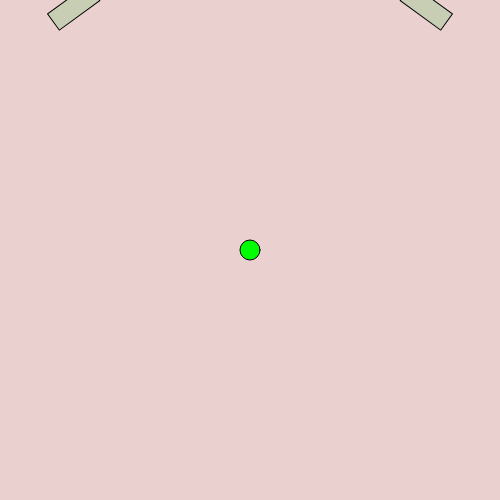
Frame 1 (no input)
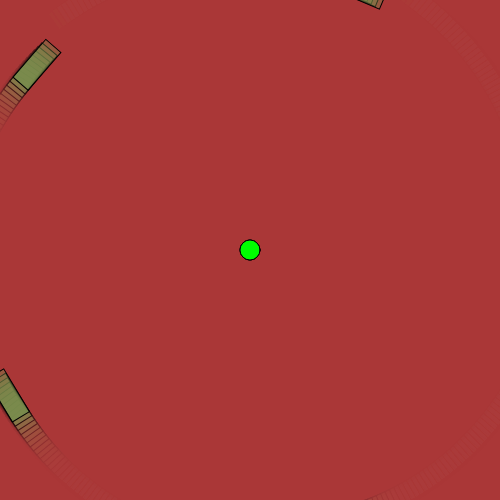
Frame 60 (no input)
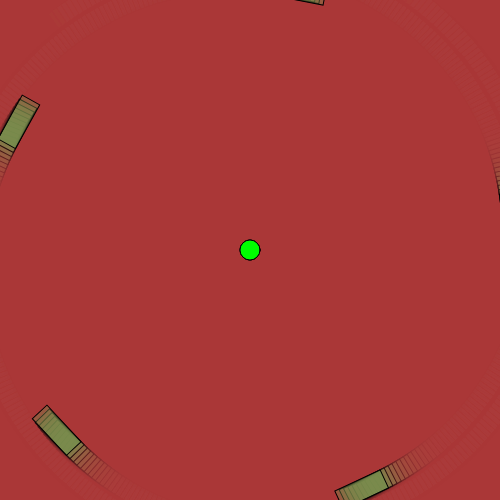
Frame 120 (the mouse pressed at the canvas centre since frame 60)

The p5.js sketch that drew these frames (run headless with seeded random() and noise() and a simulated clock; from frame 60 on, the mouse is pressed at the canvas centre):

// p5.js sketch
// ── sketch.js
function setup() {
  createCanvas(500,500);
 angleMode(DEGREES)
 /*tab[0]= new rec(0);
 tab[1]= new rec(180);
 tab[2]= new rec(270);
 tab[3]= new rec(90);*/
for(let i=0;i<5;i++){
  tab[i]=new przeszkoda_k(72*i)
}
 /*tab[0]= new przeszkoda_k(0);
 tab[1]= new przeszkoda_k(30);
 tab[2]= new przeszkoda_k(60);
 tab[3]= new przeszkoda_k(90);
 tab[4]= new przeszkoda_k(120);
 tab[5]= new przeszkoda_k(150);
 tab[6]= new przeszkoda_k(180);*/
 //tab[3]= new rec(90);
}
//let a=0
//let y=200
let tab=[]
function draw() {
  //clear()
  background(170, 57, 57,60);
  ty()
for(i of tab){
  i.drawa()
}
/*ush()
rectMode(CENTER)
translate(250,250)
rotate(0)
rect(0,y,100,20)
a++
y-=0.5
pop()*/
}
let q
function przeszkoda_k(a){
this.y=300
this.a=a
this.state=2
this.pa=a
this.drawa= function(){
  //console.log(this.pa)
  if(this.state!=0){
  push()
  rectMode(CENTER)
  translate(width/2,height/2)
  rotate(this.a)
  fill(80,200,90,60)
  rect(0,this.y,50,20)
  this.y-=0.3
 
  //console.log(this.y)
  pop()
if(this.state==2 ){
  this.a++
}

if(this.y<120 && this.state==2){
  this.state=1
  q= new przeszkoda_k(this.pa)
  tab.push(q)
}

if(this.y<25 && this.state==1){
  this.state=0
  q= new przeszkoda_k(this.pa)
  
  /*if(this.pa==0){
     q=new przeszkoda_k(90)
  }
  if(this.pa==90){
     q=new przeszkoda_k(180)
  }
  if(this.pa==180){
     q=new przeszkoda_k(270)
  }
  if(this.pa==270){
     q=new przeszkoda_k(0)
  }*/

  tab.push(q)
}

  }


}
}
let x=250
let y=250
let c
let col=[130,117,70, 255]
function ty(){

  if(keyIsDown(LEFT_ARROW)){
    x-=2
  
  }
  if(keyIsDown(RIGHT_ARROW)){
    x+=2
  }
  if(keyIsDown(DOWN_ARROW)){
    y+=2
  }
  if(keyIsDown(UP_ARROW)){
    y-=2
  }
  if(mouseIsPressed){
    console.log(get(mouseX,mouseY))
  }
   c=get(x+21,y)
  if(c[0]==col[0] && c[1]==col[1] && c[2]==col[2]&& c[3]==col[3] ){
   // console.log('d')
   lose()
  //  clear()
  
  }
  c=get(x-21,y)
  if(c[0]==col[0] && c[1]==col[1] && c[2]==col[2]&& c[3]==col[3] ){
   // console.log('d')
   // clear()
   lose()
  }
  c=get(x,y+21)
  if(c[0]==col[0] && c[1]==col[1] && c[2]==col[2]&& c[3]==col[3] ){
   // console.log('d')
   // clear()
   lose()
  }
  c=get(x,y-21)
  if(c[0]==col[0] && c[1]==col[1] && c[2]==col[2]&& c[3]==col[3] ){
   // console.log('d')
   lose()
   // clear()
  }
  //translate(width / 2, height / 2)
  //rotate(r1)
  fill('lime')
  ellipse(x, y,20)
 
  //rotate(0)
  }

  function lose(){
clear()
console.log('przegranko')
background('red')

  }
